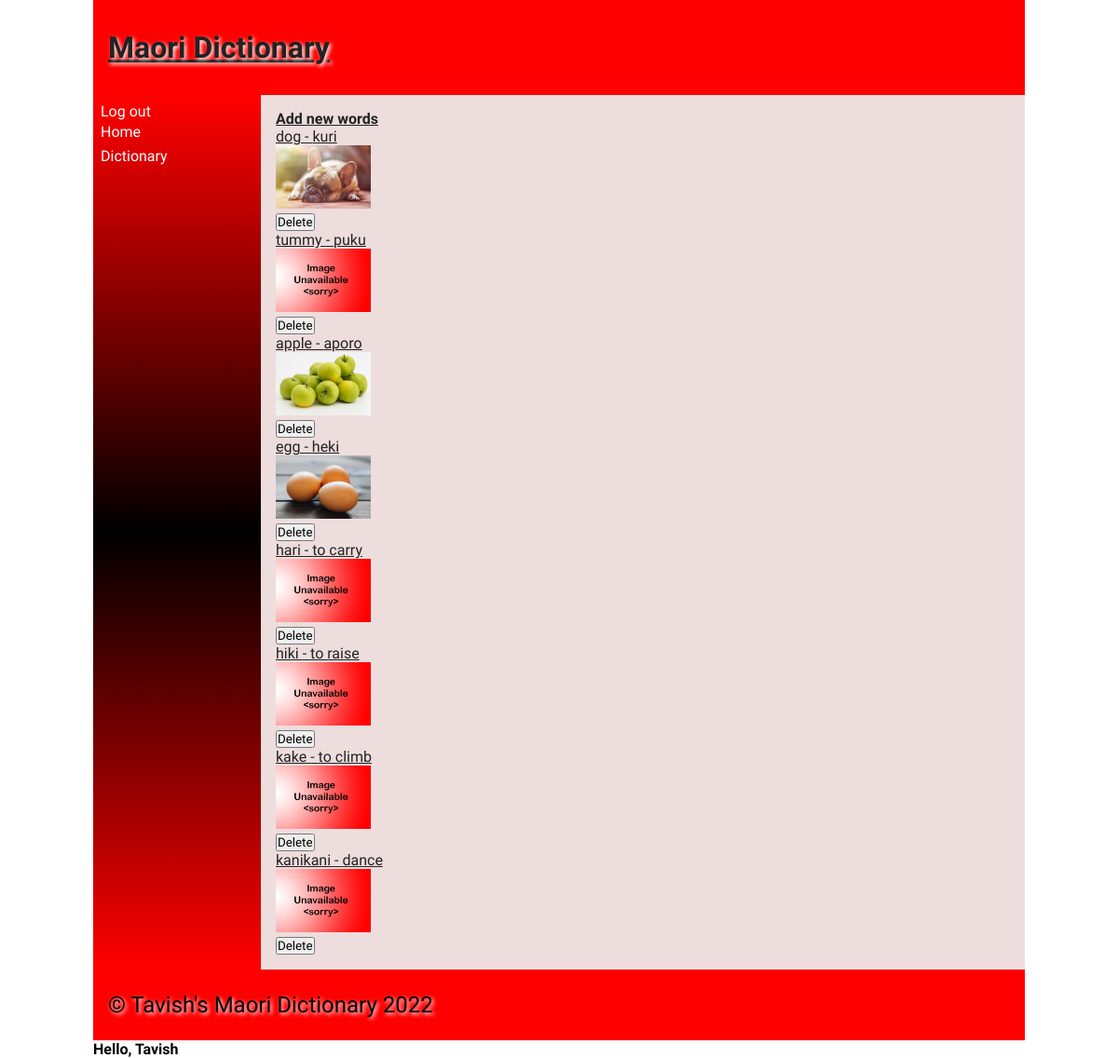
The app's page /dictionary (signed in) with its own data.
### tables this page shows
CREATE TABLE "words"
(
    id         integer
        constraint words_pk
            primary key autoincrement,
    english    varchar(30),
    maori      varchar(30),
    definition varchar(200),
    level      integer(2),
    image      varchar(15),
    userid     integer
        references users,
    timestamp  DATETIME
);

### app.py (the view)
@app.route('/dictionary', methods=['GET', 'POST'])
def render_dictionary():
    con = create_connection(DB_NAME)
    query = "SELECT english, maori, image FROM words ORDER BY id"  # initially displays all the words in english, and sorts them by id so that newly added words are shown at the bottom
    cur = con.cursor()
    cur.execute(query)
    words_list = cur.fetchall()
    con.close()
    return render_template("dictionary.html", words=words_list, logged_in=is_logged_in())

### app.py (called while the page is built)
def is_logged_in():
    if session.get('email') is None:  # if email not entered, then user isn't logged in
        print('Not logged in')
        return False
    else:
        print('Logged in')  # if email is entered then user is logged in
        return True

def create_connection(db_file):
    try:
        connection = sqlite3.connect(db_file)
        connection.execute('pragma foreign_keys=ON')
        return connection
    except Error as e:
        print(e)
    return None

### templates/dictionary.html
{% extends "base.html" %}
{%block heading%}<a href="/"><strong> Maori Dictionary</strong></a> {% endblock %}
{% block main %}
<div class="button-group">
    {% if logged_in %}
    <a href="/add_word"><strong> Add new words</strong></a>
    {% else %} <a href="/login"> <strong>log in if you're a teacher to add/delete words</strong> </a>
    {% endif %}
</div>
<div id="words">
    {% for words in words %}
    <div class="product-box">
        <ul><a href="/words/{{words[0]}}"> {{words[0]}} - {{words[1]}}</a></ul>
        <img class="imgthumb" src="/static/images/{{words[2] }}">
        {% if logged_in %}
        <form method="post" action="DeleteConfirm">
            <button type="submit" name="Delete_Word" value="{{words[0]}}">Delete</button>
        </form>
        {% endif %}
        {% endfor %}
    </div>
</div>
{% endblock %}

### static/css/style.css (style rules this page uses)
* { font-family: Comfortaa, sans-serif; margin: 0; padding: 0; box-sizing: border-box; }
a { color: #222; }
img { width: 100%; }
.imgthumb { width: 13%; }

### records on screen
words: english "dog", maori "kuri", image (picture)
words: english "tummy", maori "puku", image (placeholder picture)
words: english "apple", maori "aporo", image (picture)
words: english "egg", maori "heki", image (picture)
words: english "hari", maori "to carry", image (placeholder picture)
words: english "hiki", maori "to raise", image (placeholder picture)
words: english "kake", maori "to climb", image (placeholder picture)
words: english "kanikani", maori "dance", image (placeholder picture)

### other values on screen
{{ session.firstname }} "Tavish"
